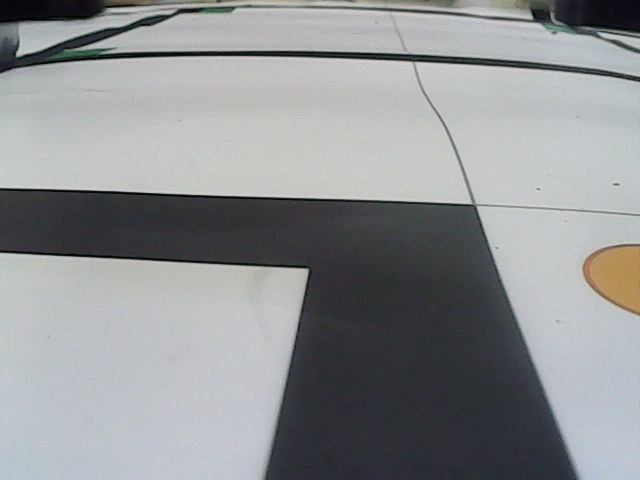
#> input picture pi/hsvcalibimage0.jpg, 640 x 480 px, given in place of the camera
$ python linetrack.py
#> lines starting #> are read from the running program, lines starting #| are printed output that depends on the picture; after the words box and inside, x2 and y2 are one past the last pixel; in counts of white or black regions, pixels touching at a corner belong together
### pi/MultiThread.py
import cv2
from threading import Thread

class WebcamStream:

    def __init__(self, stream_id = 0):
#> called with stream_id = 0
        self.stream_id = stream_id
        print(self.stream_id)
        self.vcap = cv2.VideoCapture(self.stream_id)
        # assert self.vcap.isOpened()

        if self.vcap.isOpened() is False:
            print('[Exiting]: Error accessing webcam stream. (MultiThread)')
            exit(0)

        #print fps
        # fps_input_stream = int(self.vcap.get(5))
        # print('FPS of input stream:', fps_input_stream)

        #reading a single frame from vcap stream for initialisation
        self.grabbed, self.frame = self.vcap.read()
#> self.frame is the input picture: shape (480, 640, 3); mean B, G, R 147.7, 146, 143.6
        if self.grabbed is False:
            print('[Exiting]: No more frames to read. (MutiThread)')
            exit(0)
        #self.stopped is initialised to False
        self.stopped = True
        #thread instantiation
        self.t = Thread(target=self.update, args=())
        self.t.daemon = True #daemon threads run in the background

    def start(self):
        self.stopped = False
        self.t.start()

    def update(self):
        while True:
            if self.stopped is True:
                break
            self.grabbed, self.frame = self.vcap.read()
            if self.grabbed is False:
                print('[Exiting]: No more frames to read. (MultiThread)')
                self.stopped = True
                break
        self.vcap.release()

    def read(self):
        return self.frame

    def stop(self):
        self.stopped = True

### pi/linetrack.py
import cv2
from MultiThread import WebcamStream
import serial
import numpy as np
# import struct
import time
import math
import enum

#* CAMERA
lt_stream = WebcamStream(stream_id = 0)
lt_stream.start()
lt_frame = lt_stream.read()
width, height_org = lt_frame.shape[1], lt_frame.shape[0]
#> width = 640; height_org = 480
print("Line track camera width:", width, "Camera height:", height_org)
#| Line track camera width: 640 Camera height: 480

crop_h_bw = 93
crop_h_bw_gap = 110
height = height_org - crop_h_bw
#> height = 387
# cam_x = width/2 #-1 to bias robot to the right
# cam_y = height - 1
# print(f"Line track image centred on ({cam_x}, {cam_y})")

#* SERIAL
ser = serial.Serial("/dev/serial0", 9600)

def receive_pico(ser) -> int:
    if(ser.in_waiting > 0):
        received_data = ser.read()
        data_left = ser.inWaiting()
        received_data += ser.read(data_left)
        return ord(received_data)
    else:
        return 0

#* COLOR CALIBRATION
# l_black = 0
u_black = 79

l_blue = np.array([96, 170, 80], np.uint8)
u_blue = np.array([106, 245, 191], np.uint8) #! blue needs more tuning to account for lighting

l_green = np.array([30, 50, 60], np.uint8)
u_green = np.array([85, 255, 255], np.uint8)

l_red1 = np.array([0, 100, 80], np.uint8)
u_red1 = np.array([15, 255, 255], np.uint8)
l_red2 = np.array([170, 100, 80], np.uint8)
u_red2 = np.array([180, 255, 255], np.uint8)

#* CONSTANTS CALIBRATION
gs_roi_h = 300 #the crop height for gs #! increase after tuning
gs_bksampleoffset = 10 #to offset sample above green squares
gs_bksampleh = 40
gs_minbkpct = 0.35 #! to be tuned properly #DOM: this is gs_minimum_black_percentage
gs_minarea = 4000000 #^ consider making this scaled by pixels (/255)

b_minarea = 400000 #! ~DOM: to tune the values

rpm_setpt = 40
rpm = 40
rotation = 0
last_rotation = 0
kp = 1.1 #constant used for PID

#* IMAGE PROCESSING (GAP)
gap_mask = np.zeros([height, width], dtype="uint8")
peak_triangle_gap = 70
peak_triangle_width = 60
triangle_margin = 20
points = np.array([[triangle_margin, 0], [width-triangle_margin, 0], [int(width/2+peak_triangle_width), int(height-peak_triangle_gap)], [int(width/2-peak_triangle_width), int(height-peak_triangle_gap)]])
cv2.fillConvexPoly(gap_mask, points, 255)
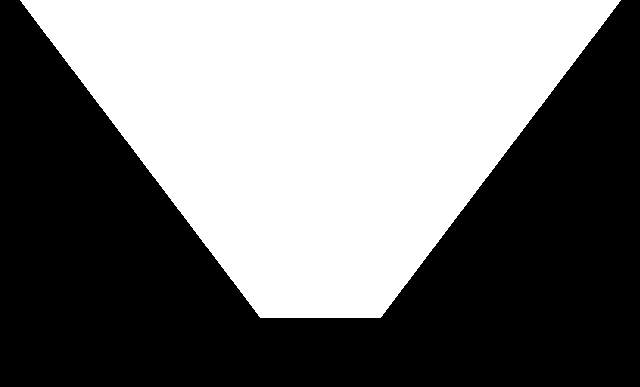
#> gap_mask: shape (387, 640); 46.3% white; 1 white region, box (x1, y1, x2, y2) and area: (20, 0, 621, 318) 114799
points2 = np.array([[0, height], [width, height], [width, int(height-peak_triangle_gap)], [0, int(height-peak_triangle_gap)]])
cv2.fillConvexPoly(gap_mask, points2, 255)
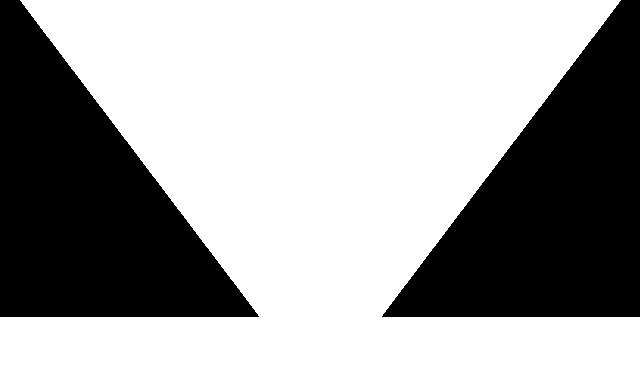
#> gap_mask: shape (387, 640); 64.4% white; 2 black regions, box (x1, y1, x2, y2) and area: (0, 0, 259, 317) 44260, (382, 0, 640, 317) 43942
# gap_x_com = cv2.bitwise_and(x_com, x_com, mask=gap_mask)
# gap_y_com = cv2.bitwise_and(y_com, y_com, mask=gap_mask)

mask_90 = np.zeros([height, width], dtype="uint8")
height90 = 70
points90 = np.array([[0, height], [width, height], [width, int(height-height90)], [0, int(height-height90)]])
cv2.fillConvexPoly(mask_90, points2, 255)
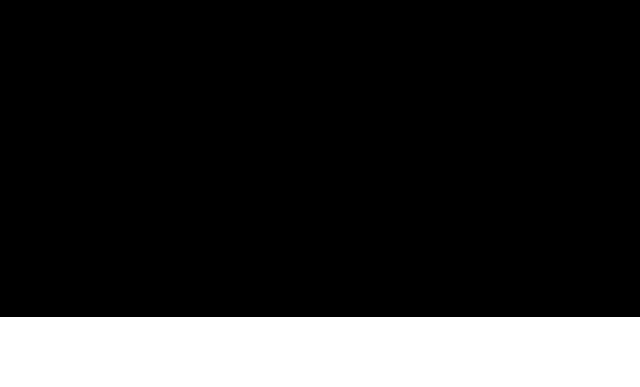
#> mask_90: shape (387, 640); 18.1% white; 1 white region, box (x1, y1, x2, y2) and area: (0, 317, 640, 387) 44800

gs_erode_kernel = np.ones((3, 3), np.uint8)

#* LOGIC SETUP
class Task(enum.Enum):
    EMPTY = 0
    LEFT_GREEN = 1
    RIGHT_GREEN = 2
    DOUBLE_GREEN = 3
    RED = 4
    BEFORE_BLUE = 5  #Turning towards blue #^ TEMPORARY
    BLUE = 6
    NOLINE = 7 #^ Don't use case 7 pls it overlaps with my rescue kit


curr = Task.EMPTY
red_now = False
gs_now = False
gap_now = False
blue_now = False
blue_once = False
see_line = 0

#~ Rescue kit
reversing_now = False #for rescue kit #^ DOM: i think i can remove this; hopefully

#* BEGIN OF LINETRACK LOOP CODE

while True:
#> (the run stopped early here; a loop or call above may not have finished)

$ run again, on pi/WIN_20230301_16_05_55_Pro.jpg
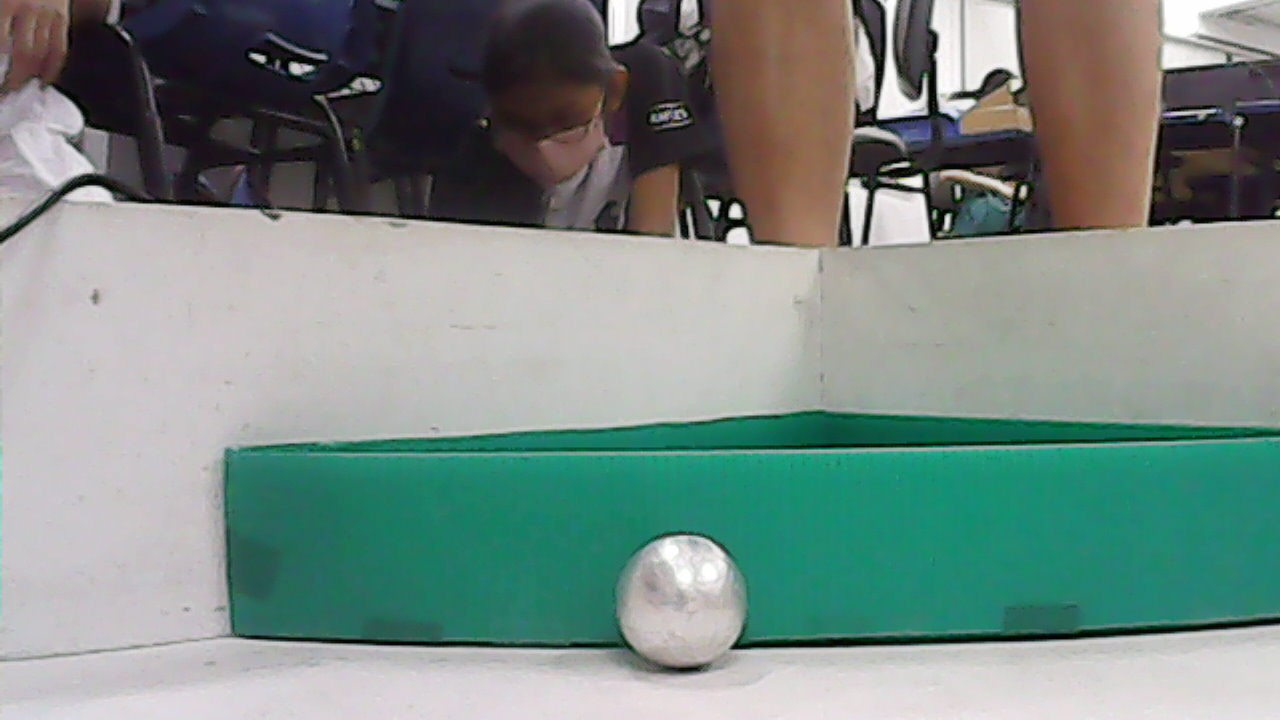
#> input picture pi/WIN_20230301_16_05_55_Pro.jpg, 1280 x 720 px, given in place of the camera
#> in __init__, self.frame is the input picture: shape (720, 1280, 3); mean B, G, R 132.8, 138.7, 121.9
#| Line track camera width: 1280 Camera height: 720
#> `cv2.fillConvexPoly(gap_mask, points, 255)`:
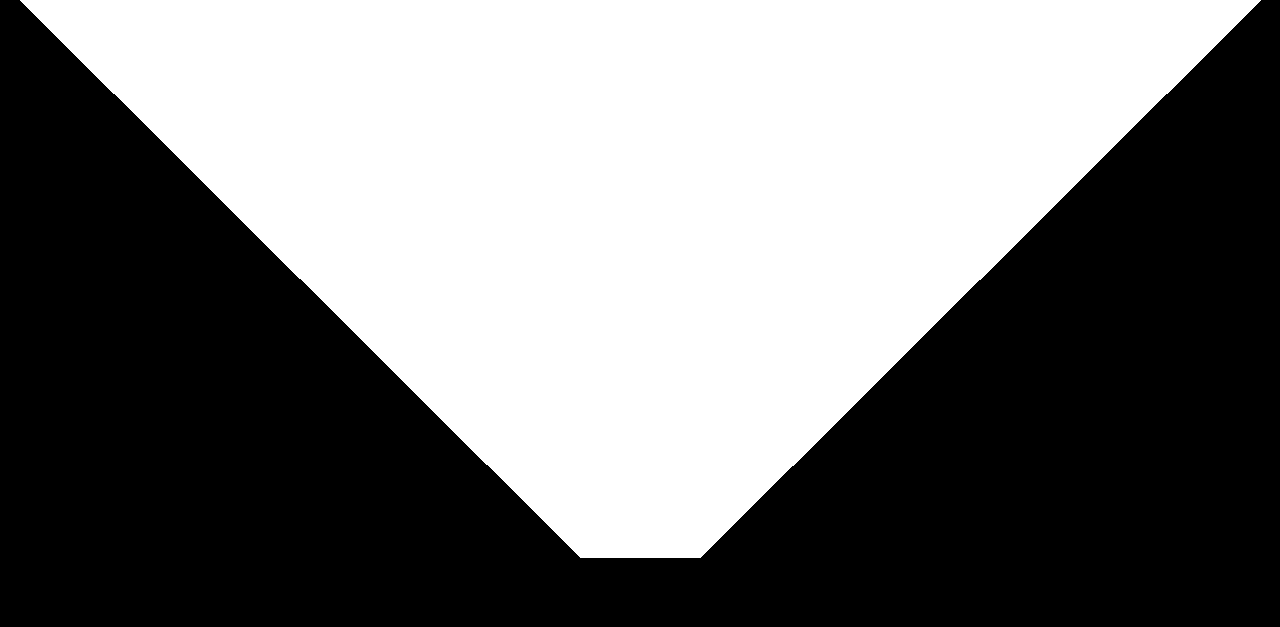
#> gap_mask: shape (627, 1280); 47.3% white; 1 white region, box (x1, y1, x2, y2) and area: (20, 0, 1261, 558) 380002
#> `cv2.fillConvexPoly(mask_90, points2, 255)`:
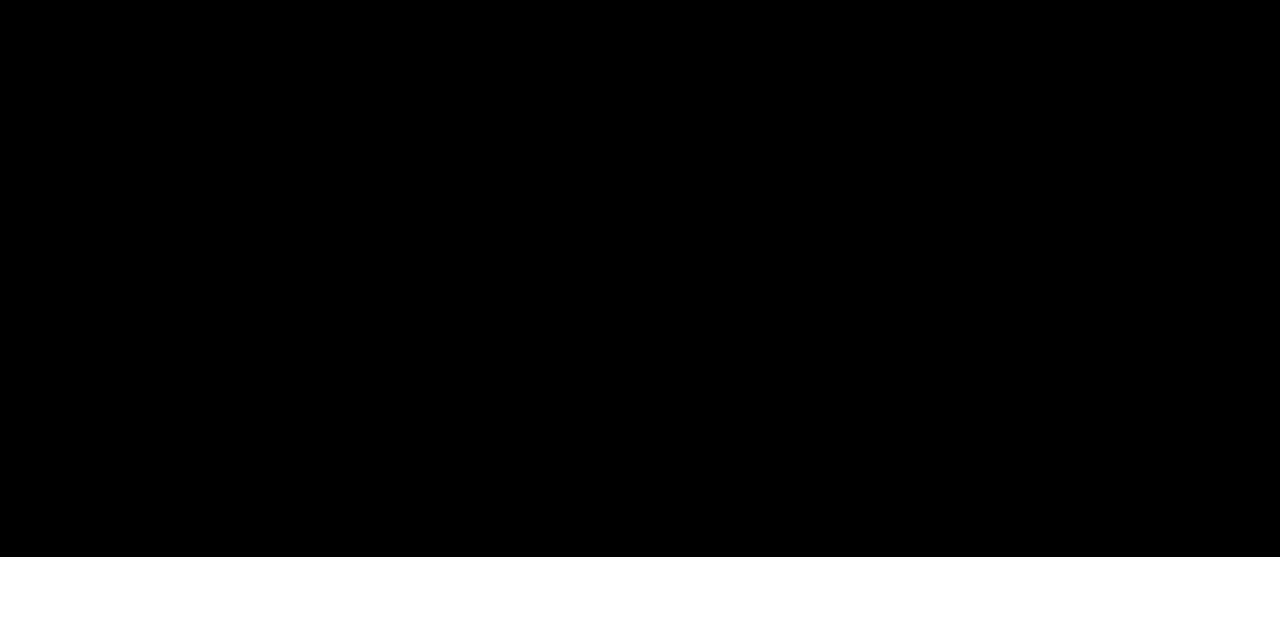
#> mask_90: shape (627, 1280); 11.2% white; 1 white region, box (x1, y1, x2, y2) and area: (0, 557, 1280, 627) 89600
